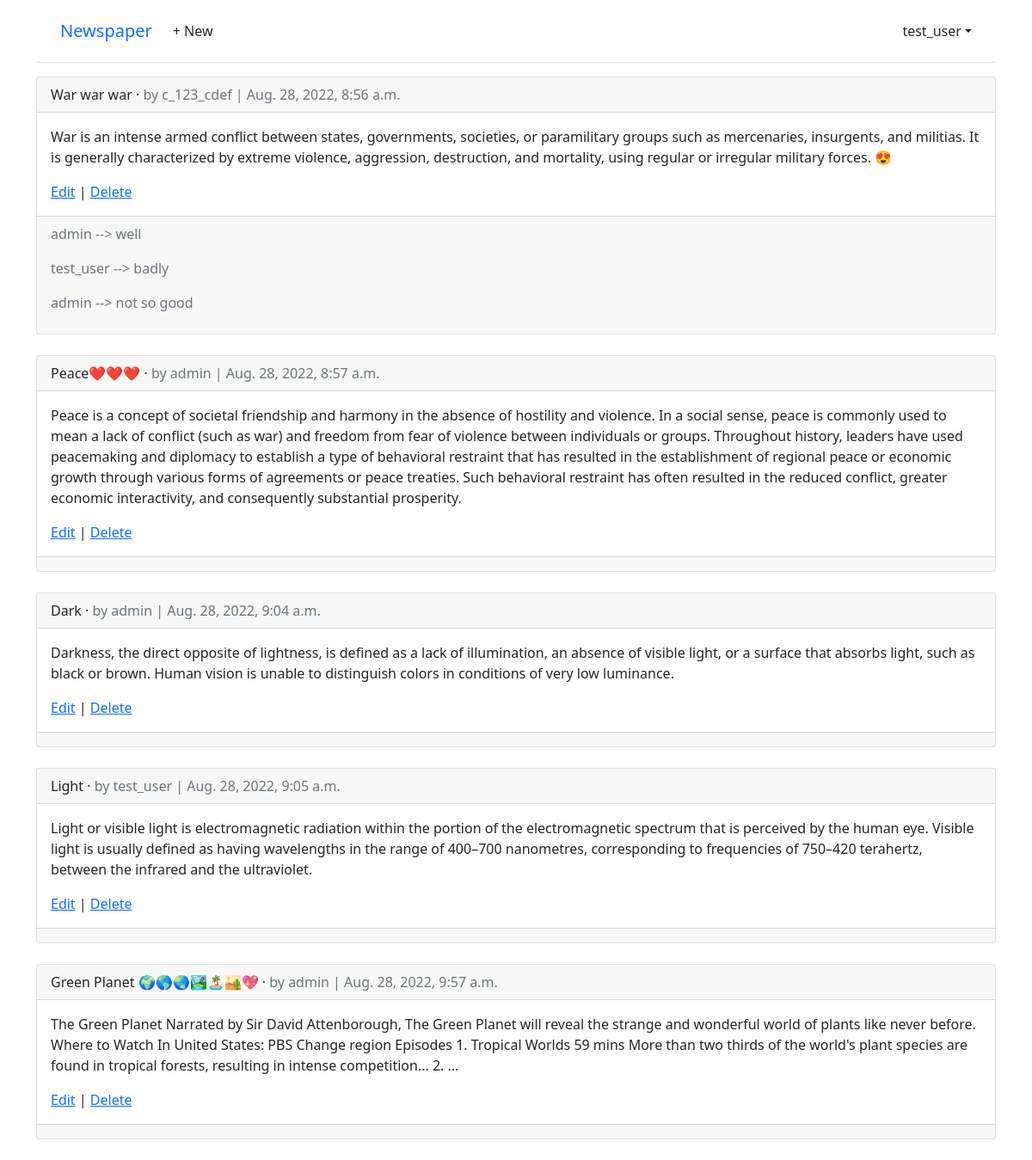
The page /articles/ (signed in) on the database as committed earlier.
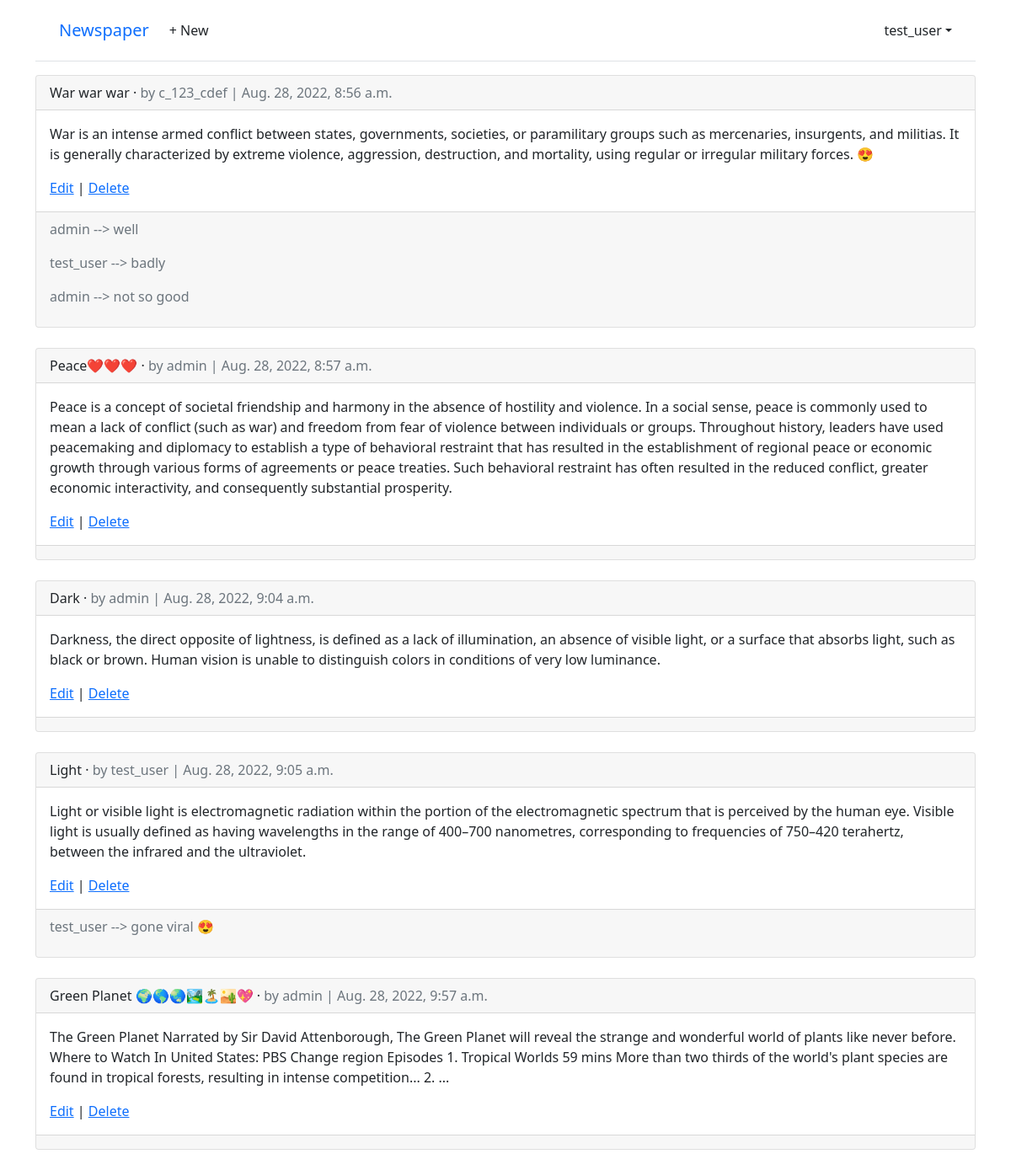
The same page on the database as committed later.
### articles/models.py (models this page shows, shortened)
class Article(models.Model):
    title = models.CharField(max_length=255)
    body = models.TextField()
    date = models.DateTimeField(auto_now_add=True)
    author = models.ForeignKey(settings.AUTH_USER_MODEL, on_delete=models.CASCADE,)

class Comment(models.Model):
    article = models.ForeignKey(Article, on_delete=models.CASCADE)
    comment = models.CharField(max_length=140)
    author = models.ForeignKey(settings.AUTH_USER_MODEL, on_delete=models.CASCADE)
    def __str__(self):
        return self.comment

### accounts/models.py (models this page shows)
class CustomUser(AbstractUser):
    age = models.PositiveIntegerField(null=True, blank=True)

### articles/views.py (the view)
# urls.py: path('', ArticleListView.as_view(), name='article_list'),
class ArticleListView(LoginRequiredMixin, ListView):
    model = Article
    template_name = 'article_list.html'

### templates/article_list.html (shortened to what this page needs)
{% extends 'base.html' %}
{% block content %}
    {% for article in article_list %}
        <div class="card">
            <div class="card-header">
                <span class="font-weight-bold">{{ article.title }}</span> &middot;
                <span class="text-muted">by {{ article.author }} | {{ article.date }}</span>
            </div>
            <div class="card-body">
                <p>{{ article.body }}</p>
                <a href="{% url 'article_edit' article.pk %}">Edit</a> |
                <a href="{% url 'article_delete' article.pk %}">Delete</a>
            </div>
            <div class="card-footer text-left text-muted">
                {% for comment in article.comment_set.all %}
                    <p>
                        <span class="font-weight-bold">
                            {{ comment.author }} -->
                        </span>
                            {{ comment }}
                    </p>
                {% endfor %}
            </div>
        </div>
        <br />
    {% endfor %}
{% endblock content %}

Rows that differ between the two databases and show on the page:
added Comment: author "test_user", comment "gone viral 😍", shown under Article "Light"
